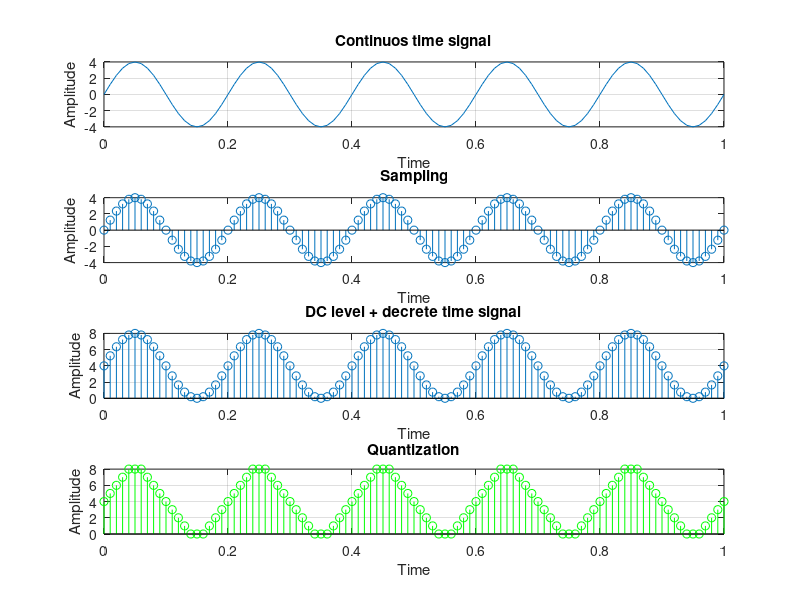

The MATLAB script that drew this image:
clc;
close all;
clear all;
A = 4;
f = 5;
t = 0:0.01:1;
x = A*sin(2*pi*f*t);
subplot(4,1,1);
plot(t,x);
title('Continuos time signal');
xlabel('Time');
ylabel('Amplitude');
grid on;
%%After sampling discrete time signal
subplot(4,1,2);
stem(t,x);
title('Sampling');
xlabel('Time');
ylabel('Amplitude');
%DC level + discrete time signal
x1 = A+x;
subplot(4,1,3);
stem(t,x1);
title('DC level + decrete time signal');
xlabel('Time');
ylabel('Amplitude');
grid on;
%%Quantization
x2 = round(x1);
subplot(4,1,4);
stem(t,x2,'green');
title('Quantization');
xlabel('Time');
ylabel('Amplitude');
grid on;
%%Coding
x3 = dec2bin(x2);
disp(x3);
